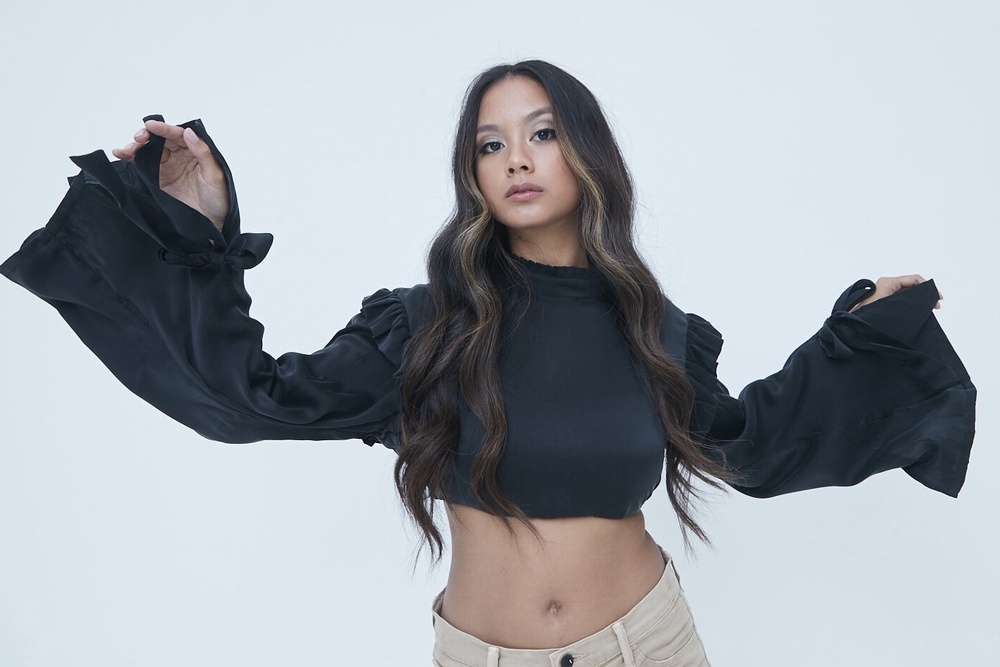
#> input picture Garcia.jpg, 1000 x 667 px, shrunk from 1407 x 938 before the run
$ python 'image compression with numpy and svd.py'
#> lines starting #> are read from the running program, lines starting #| are printed output that depends on the picture
import numpy as np
from PIL import Image

def compress_image(image_path, k):
#> called with image_path = 'Garcia.jpg', k = 50
    img = Image.open(image_path)
#> img is the input picture: PIL image 1000x667 RGB; mean R, G, B 163.1, 169.4, 175.5
    img_array = np.array(img) / 255.0

    if img_array.ndim == 3:
        compressed_img_array = np.zeros_like(img_array)
        for i in range(3):
            U, s, V = np.linalg.svd(img_array[:, :, i], full_matrices=False)
            S = np.diag(s[:k])
            compressed_img_array[:, :, i] = np.dot(U[:, :k], np.dot(S, V[:k, :]))
#> this loop made 3 passes
#> pass 1, in compress_image, `U, s, V = np.linalg.svd(img_array[:, :, i], full_matrices=False)`:
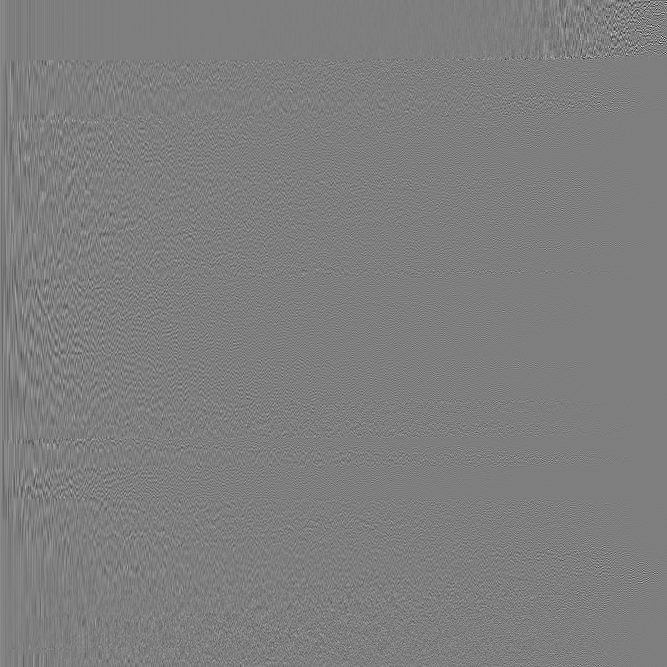
#> U: shape (667, 667) float64; min -0.497, max 0.5, mean 4.34e-05; drawn with min black and max white
#> pass 1, in compress_image, `U, s, V = np.linalg.svd(img_array[:, :, i], full_matrices=False)`:
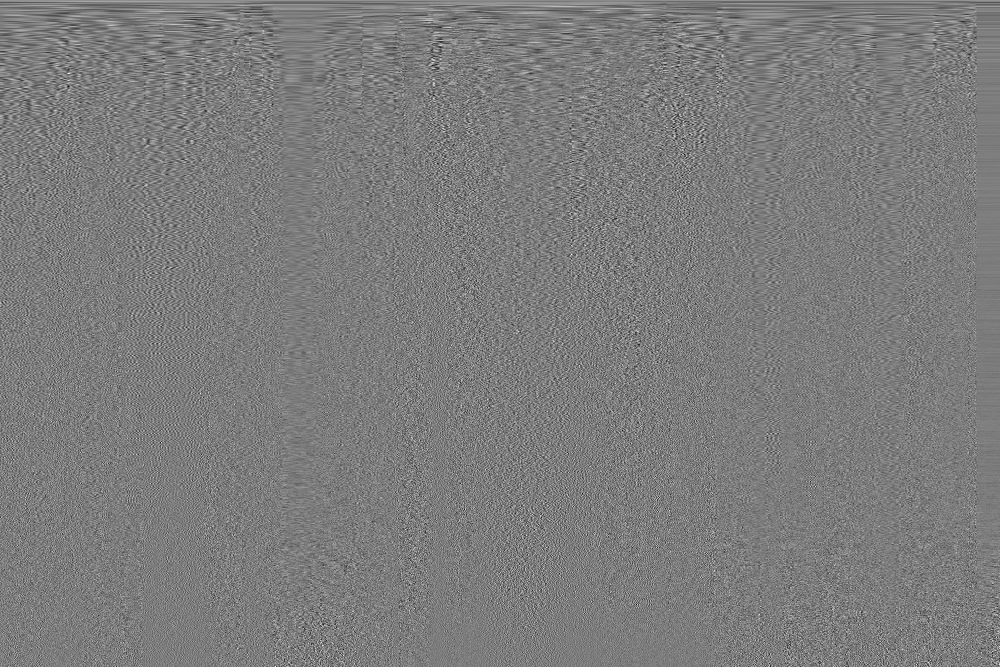
#> V: shape (667, 1000) float64; min -0.205, max 0.214, mean 5.89e-05; drawn with min black and max white
#> pass 1, in compress_image, `S = np.diag(s[:k])`:
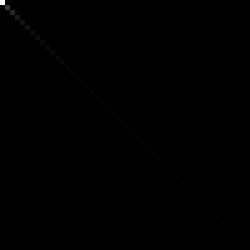
#> S: shape (50, 50) float64 (shown 5 times larger); min 0, max 553.5, mean 0.5; drawn with min black and max white
#> after the loop:
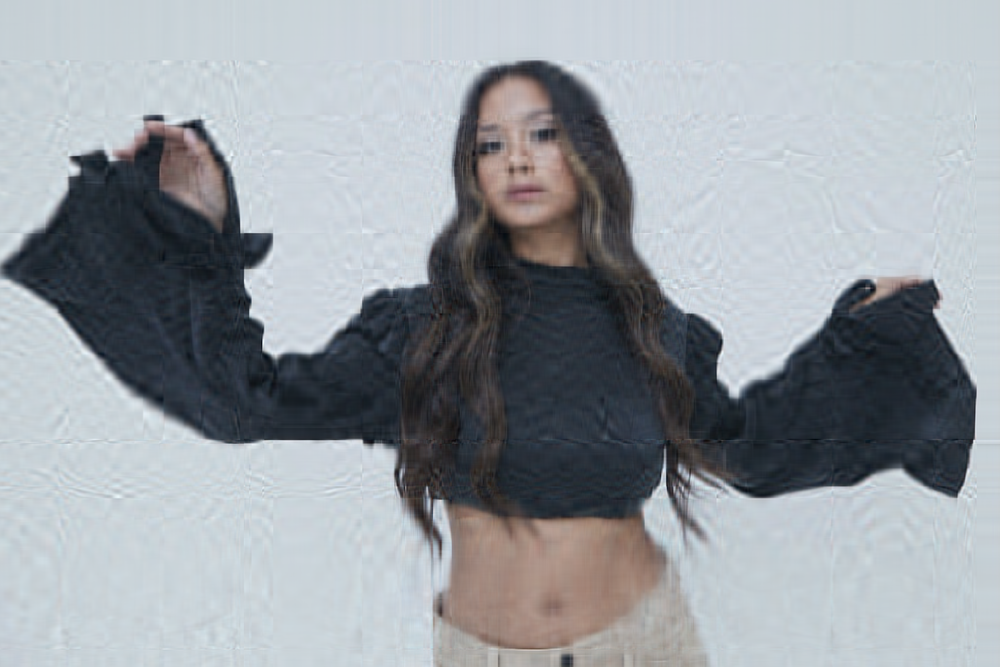
#> compressed_img_array: shape (667, 1000, 3) float64; mean R, G, B 0.64, 0.664, 0.688; drawn with min black and max white
    else:
        U, s, V = np.linalg.svd(img_array, full_matrices=False)
        S = np.diag(s[:k])
        compressed_img_array = np.dot(U[:, :k], np.dot(S, V[:k, :]))

    compressed_img = Image.fromarray((compressed_img_array * 255).astype(np.uint8))
    return compressed_img

compressed_img = compress_image('Garcia.jpg', 50)
compressed_img.save('svd_compressed_image.jpg')
